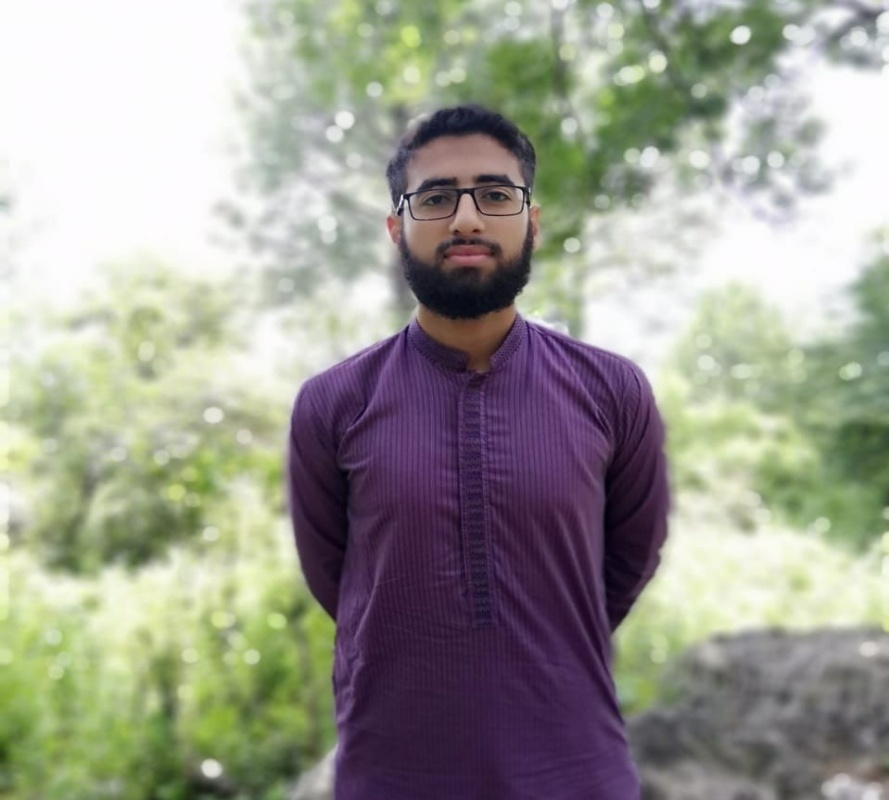
#> input picture real_estate/static/img/MyPicture.jpg, 889 x 800 px
$ python help.py
#> lines starting #> are read from the running program, lines starting #| are printed output that depends on the picture
import cv2


img=cv2.imread("MyPicture.jpg",1)
#> img is the input picture: shape (800, 889, 3); mean B, G, R 146.3, 157.1, 156.9
img=cv2.resize(img,(889,800))
cv2.imwrite("MyPicture.jpg",img)

img=cv2.imread("wali.jpeg",1)
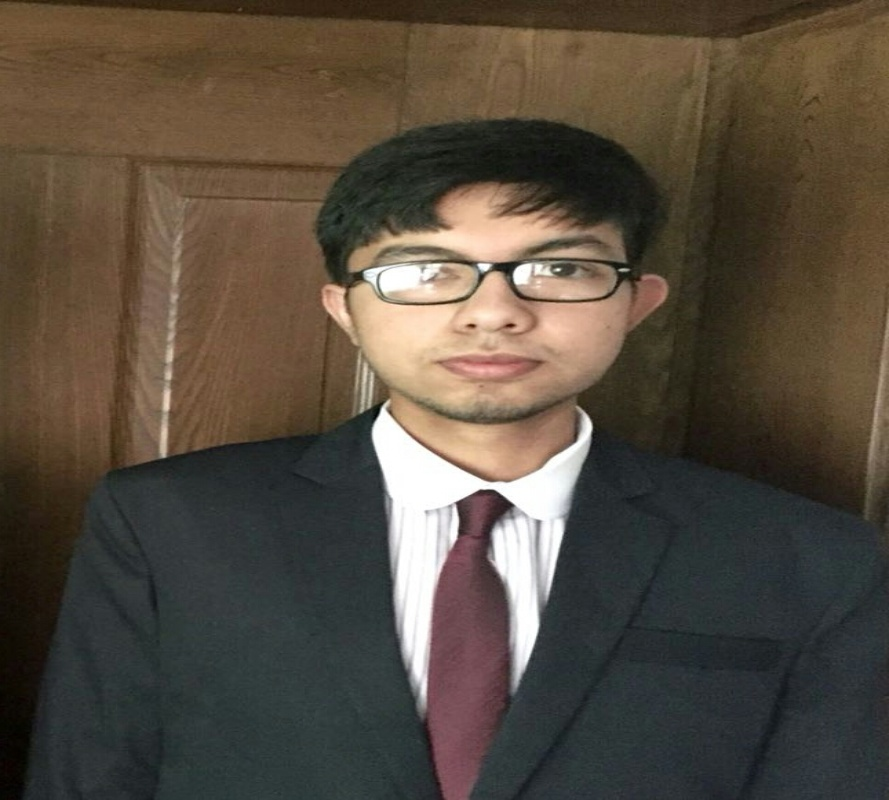
#> input picture real_estate/static/img/wali.jpeg, 889 x 800 px
#> img is the input picture: shape (800, 889, 3); mean B, G, R 63, 75.4, 85.7
img=cv2.resize(img,(889,800))
cv2.imwrite("wali.jpeg",img)

img=cv2.imread("ali.jpeg",1)
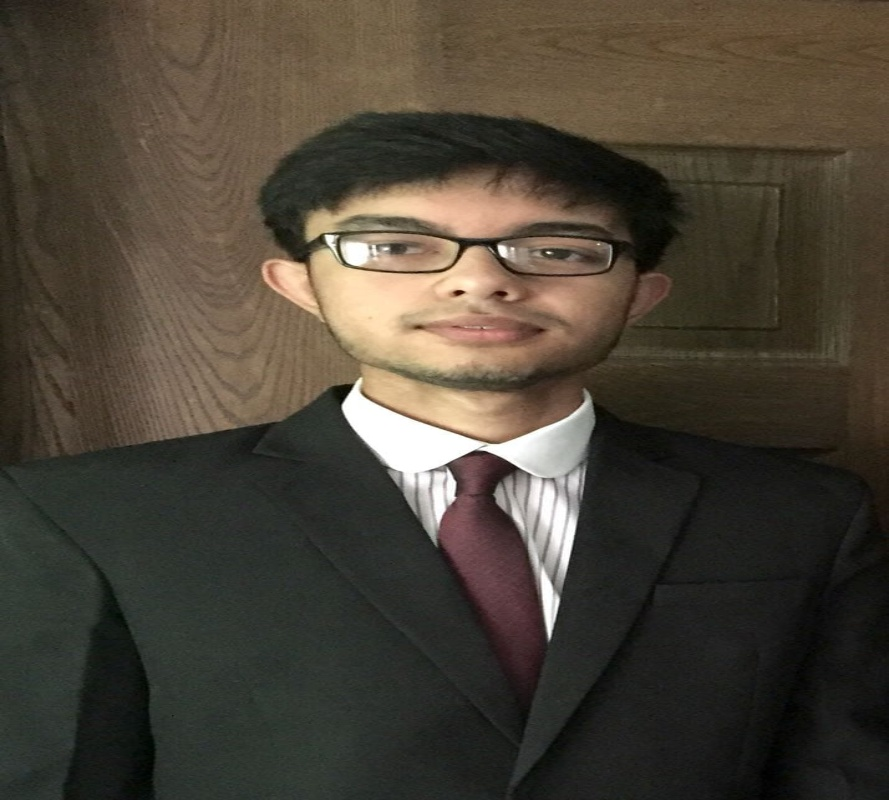
#> input picture real_estate/static/img/ali.jpeg, 889 x 800 px
#> img is the input picture: shape (800, 889, 3); mean B, G, R 54.6, 66.3, 73.8
img=cv2.resize(img,(889,800))
cv2.imwrite("ali.jpeg",img)
